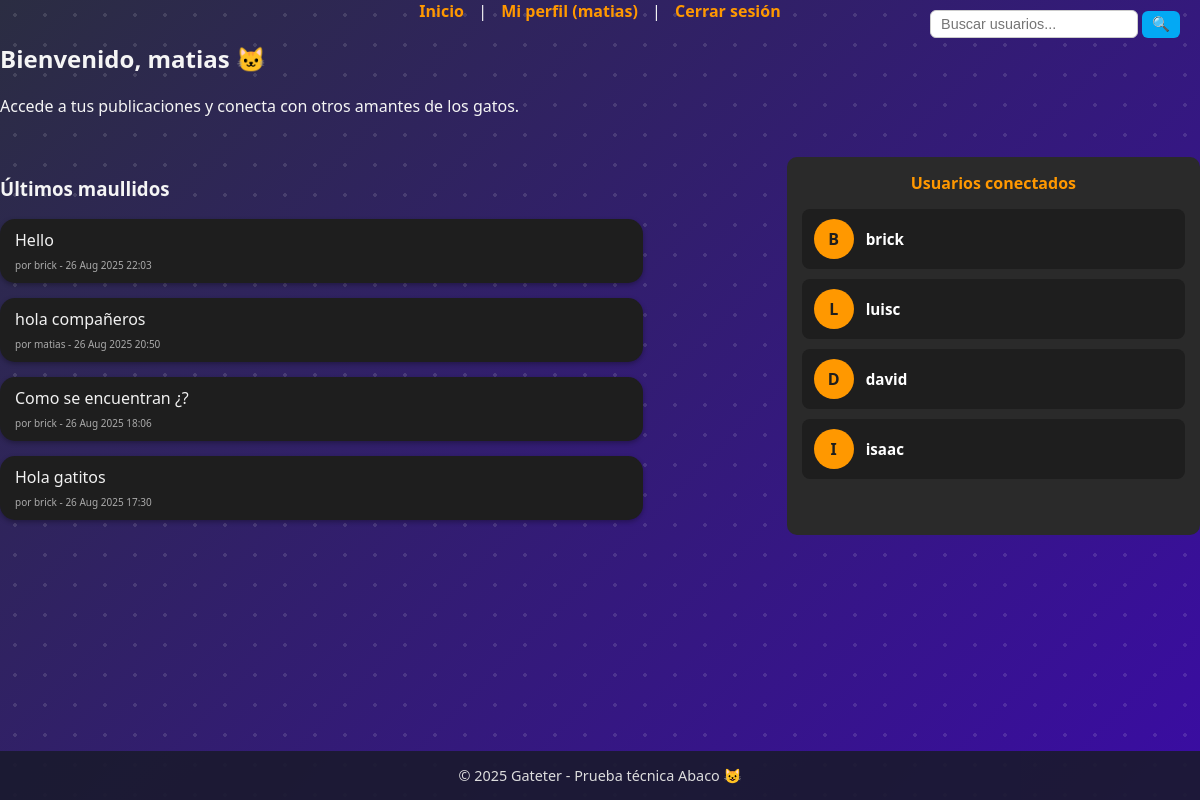
Screenshot of / (signed in) with the database file from the repository.
### meows/models.py (models this page shows, shortened)
class Meow(models.Model):
    author = models.ForeignKey(
        settings.AUTH_USER_MODEL,
        on_delete=models.CASCADE,  # elimina los maullidos si se elimina el usuario
        related_name='meows'      # permite acceder a los maullidos desde user.meows
    )
    body = models.CharField(max_length=140)  # texto del maullido, máximo 140 caracteres
    created_at = models.DateTimeField(auto_now_add=True)  # fecha y hora de creación automática
    class Meta:
        ordering = ['-created_at']  # ordena los maullidos del más reciente al más antiguo

### meows/views.py (the view)
# urls.py: path('', views.home_view, name='home'),                     # Página principal / inicio
def home_view(request):
    meows = Meow.objects.all().select_related('author').order_by('-created_at')
    context = {'meows': meows}
    if 'welcome_message' not in context and request.user.is_authenticated:
        context['welcome_message'] = f"Bienvenido, {request.user.username} 🐱"
    if request.user.is_authenticated:
        online_users = User.objects.filter(is_active=True).exclude(id=request.user.id)
        context['online_users'] = online_users
    return render(request, 'home.html', context)

### meows/templates/home.html
{% extends "base.html" %}
{% block content %}
{% if logout_message %}
  <div class="welcome-panel">
    <h2>{{ logout_message }}</h2>
  </div>
{% elif welcome_message %}
  <div class="welcome-panel">
    <h2>{{ welcome_message }}</h2>
    <p>Accede a tus publicaciones y conecta con otros amantes de los gatos.</p>
  </div>
{% else %}
  <div class="welcome-panel">
    <h2>Bienvenido a Gateter 🐾</h2>
    <p>Por favor <a href="{% url 'login' %}">inicia sesión</a> o <a href="{% url 'register' %}">regístrate</a> para empezar a compartir tus maullidos.</p>
  </div>
{% endif %}
<div class="latest-meows" style="display: flex; gap: 20px; margin-top: 40px;">
  <div class="meow-column" style="flex: 2;">
    <h3>Últimos maullidos</h3>
    {% for meow in meows %}
      <div class="meow-bubble">
        <div class="meow-content">
          <p>{{ meow.body }}</p>
        </div>
        <div class="meow-meta">
          <small>por {{ meow.author.username }} - {{ meow.created_at|date:"d M Y H:i" }}</small>
        </div>
      </div>
    {% empty %}
      <p>No hay publicaciones todavía. Sé el primero en maullar!</p>
    {% endfor %}
  </div>
  {% if user.is_authenticated %}
    <div class="connected-users" style="flex: 1;">
      <h4>Usuarios conectados</h4>
      {% for u in online_users %}
        <div class="user-card">
          <div class="user-avatar">{{ u.username|slice:":1"|upper }}</div>
          <div class="user-info">
            <a href="{% url 'profile' username=u.username %}" class="user-link">{{ u.username }}</a>
          </div>
        </div>
      {% empty %}
        <p>No hay usuarios conectados</p>
      {% endfor %}
    </div>
  {% endif %}
</div>
{% endblock %}

### meows/templates/base.html (shortened to what this page needs)
{% load static %}
<!doctype html>
<html lang="es">
<head>
  <link rel="stylesheet" href="{% static 'meows/css/style.css' %}">
</head>
<body>
  <header>
    <nav>
      <a href="{% url 'home' %}">Inicio</a> |
      {% if user.is_authenticated %}
        <a href="{% url 'profile' username=user.username %}">
          Mi perfil ({{ user.username }})
        </a> |
        <a href="{% url 'logout' %}">Cerrar sesión</a>
      {% else %}
        <a href="{% url 'login' %}">Iniciar sesión</a> |
        <a href="{% url 'register' %}">Registrarse</a>
      {% endif %}
      {% if user.is_authenticated %}
        <form method="get" action="{% url 'user_search' %}" class="user-search-form">
          <input type="text" name="q" placeholder="Buscar usuarios..." required>
          <button type="submit">🔍</button>
        </form>
      {% endif %}
    </nav>
  </header>
  <main>
    {% block content %}{% endblock %}
  </main>
  <footer class="login-footer">
    © 2025 Gateter - Prueba técnica Abaco 😺
  </footer>
</body>
</html>

### meows/static/meows/css/style.css (style rules this page uses)
body { font-family: 'Segoe UI', Arial, sans-serif; background-color: #1a1a2e; background-image: linear-gradient(135deg, #2b2d42, #3a0ca3); background-size: cover; background-repeat: no-repeat; color: #f5f5f5; margin: 0; min-height: 100vh; padding: 0; overflow-x: hidden; position: relative; }
body::before { content: ""; position: fixed; inset: 0; pointer-events: none; z-index: 0; background-image: radial-gradient(circle, rgba(255,255,255,0.12) 2px, transparent 2px); background-size: 30px 30px; opacity: 1; }
.auth-container, header, main, footer, .card { position: relative; z-index: 1; }
button { background: #ff9800; border: none; padding: 12px; border-radius: 8px; font-weight: bold; font-size: 1em; cursor: pointer; color: #1e1e2f; transition: background 0.3s ease; }
nav { text-align: center; margin-bottom: 20px; }
nav a { color: #ff9800; margin: 0 10px; text-decoration: none; font-weight: bold; }
footer { position: fixed; bottom: 0; left: 0; width: 100%; text-align: center; padding: 15px 0; color: #ddd; font-size: 0.9em; background: rgba(26,26,46,0.9); z-index: 999; }
.latest-meows .meow-bubble { background-color: #1e1e1e; border-radius: 15px; padding: 10px 15px; margin-bottom: 15px; position: relative; max-width: 80%; word-wrap: break-word; box-shadow: 0 2px 5px rgba(0,0,0,0.3); }
.latest-meows .meow-bubble::after { content: ""; position: absolute; bottom: 0; left: 20px; width: 0; height: 0; border-top: 10px solid #1e1e1e; border-left: 10px solid transparent; }
.latest-meows .meow-content p { margin: 0; color: #f1f1f1; }
.latest-meows .meow-meta { font-size: 0.75em; color: #aaa; margin-top: 5px; }
.latest-meows .meow-column { flex: 2; }
.connected-users { flex: 1; background-color: #2a2a2a; border-radius: 10px; padding: 15px; max-height: 500px; overflow-y: auto; }
.connected-users h4 { margin-top: 0; color: #ff9800; text-align: center; margin-bottom: 15px; }
.connected-users .user-card { display: flex; align-items: center; background-color: #1e1e1e; padding: 10px 12px; border-radius: 8px; margin-bottom: 10px; transition: background-color 0.2s; }
.connected-users .user-avatar { width: 40px; height: 40px; background-color: #ff9800; border-radius: 50%; display: flex; align-items: center; justify-content: center; font-weight: bold; font-size: 1em; margin-right: 12px; color: #1e1e1e; }
.connected-users .user-info .user-link { font-size: 0.95em; font-weight: bold; color: #fff; text-decoration: none; }
.user-search-form { display: inline-flex; position: absolute; top: 10px; right: 20px; align-items: center; }
.user-search-form input[type="text"] { padding: 5px 10px; border-radius: 6px; border: 1px solid #ccc; font-size: 0.9em; }
.user-search-form button { background: #03a9f4; color: #fff; border: none; padding: 5px 10px; margin-left: 4px; border-radius: 6px; cursor: pointer; font-size: 0.9em; }
.login-footer { position: fixed; bottom: 0; left: 0; width: 100%; text-align: center; padding: 15px 0; color: #ddd; font-size: 0.9em; background: rgba(26,26,46,0.9); z-index: 999; }
.user-card { display: flex; align-items: center; background-color: #2a2a2a; padding: 12px 15px; border-radius: 10px; transition: background-color 0.3s; }
.user-avatar { width: 50px; height: 50px; background-color: #ff9800; border-radius: 50%; display: flex; align-items: center; justify-content: center; font-weight: bold; font-size: 1.2em; margin-right: 15px; color: #1e1e1e; }
.user-info .user-link { font-size: 1.1em; font-weight: bold; color: #fff; text-decoration: none; }

### rows the page displays
Meow: body "Hello", author.username "brick", created_at "26 Aug 2025 22:03"
Meow: body "hola compañeros", author.username "matias", created_at "26 Aug 2025 20:50"
Meow: body "Como se encuentran ¿?", author.username "brick", created_at "26 Aug 2025 18:06"
Meow: body "Hola gatitos", author.username "brick", created_at "26 Aug 2025 17:30"

### other values shown
{{ user.username }} "matias"
{{ welcome_message }} "Bienvenido, matias 🐱"
{{ u.username|slice:":1"|upper }} "B"
{{ u.username }} "brick"
{{ u.username|slice:":1"|upper }} "L"
{{ u.username }} "luisc"
{{ u.username|slice:":1"|upper }} "D"
{{ u.username }} "david"
{{ u.username|slice:":1"|upper }} "I"
{{ u.username }} "isaac"
